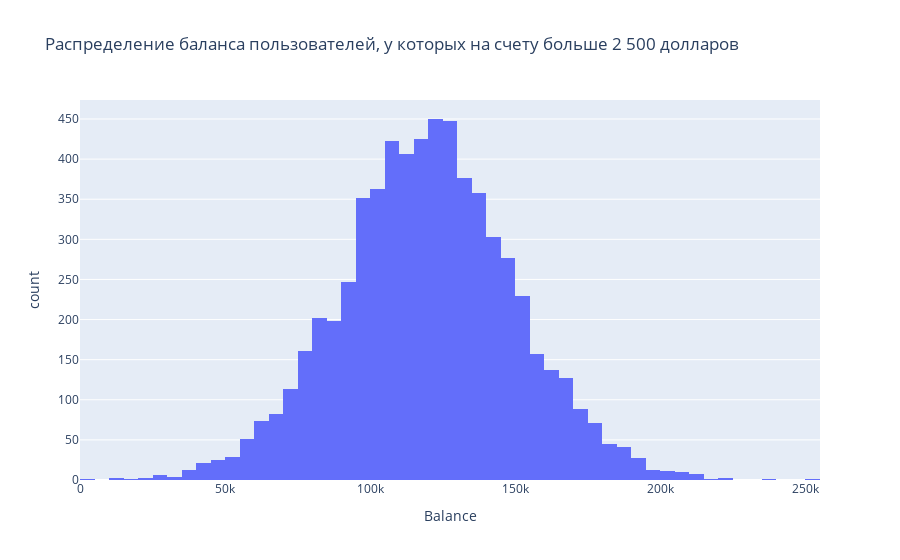

The notebook cell saved with this chart:
### Code cell
fig = px.histogram(data_frame=df_churn['Balance'], 
            x = 'Balance',
            title='Распределение баланса пользователей, у которых на счету больше 2 500 долларов',
            nbins = 100
            )
fig.show()

### Figure 1 — Plotly figure (JSON) as saved in the notebook; plotly's stock layout.template omitted (floating-point values rounded to 4 significant figures; data arrays with more than 128 entries replaced by an {"elided": "..."} marker saying what was removed)
{"data": [{"alignmentgroup": "True", "bingroup": "x", "hovertemplate": "Balance=%{x}<br>count=%{y}<extra></extra>", "legendgroup": "", "marker": {"color": "#636efa", "pattern": {"shape": ""}}, "name": "", "nbinsx": 100, "offsetgroup": "", "orientation": "v", "showlegend": false, "type": "histogram", "x": {"elided": "6383 float values"}, "xaxis": "x", "yaxis": "y"}], "layout": {"barmode": "relative", "legend": {"tracegroupgap": 0}, "title": {"text": "Распределение баланса пользователей, у которых на счету больше 2 500 долларов"}, "xaxis": {"anchor": "y", "domain": [0, 1], "title": {"text": "Balance"}}, "yaxis": {"anchor": "x", "domain": [0, 1], "title": {"text": "count"}}}}
